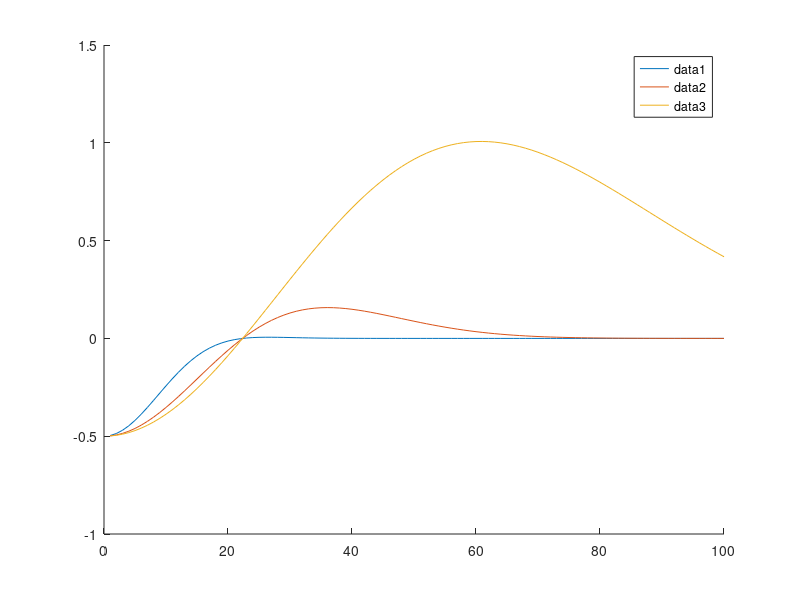

Write the MATLAB code that produced this figure.
A=-0.5; %Ta_0
B1=1e-3; %coef_0
B2=0.11;
B3=0.1;
r=linspace(1,100);
alpha1=2;
alpha2=1.5;
alpha3=2;
Rmax1=10;
Rmax2=20;
Rmax3=40;

y1=(A+B1*r.^2).*exp(-((r/Rmax1).^alpha1)/alpha1);
y2=(A+B1*r.^2).*exp(-((r/Rmax2).^alpha1)/alpha1);
y3=(A+B1*r.^2).*exp(-((r/Rmax3).^alpha1)/alpha1);


figure;
hold on
plot(r,y1,r,y2,r,y3);
legend show